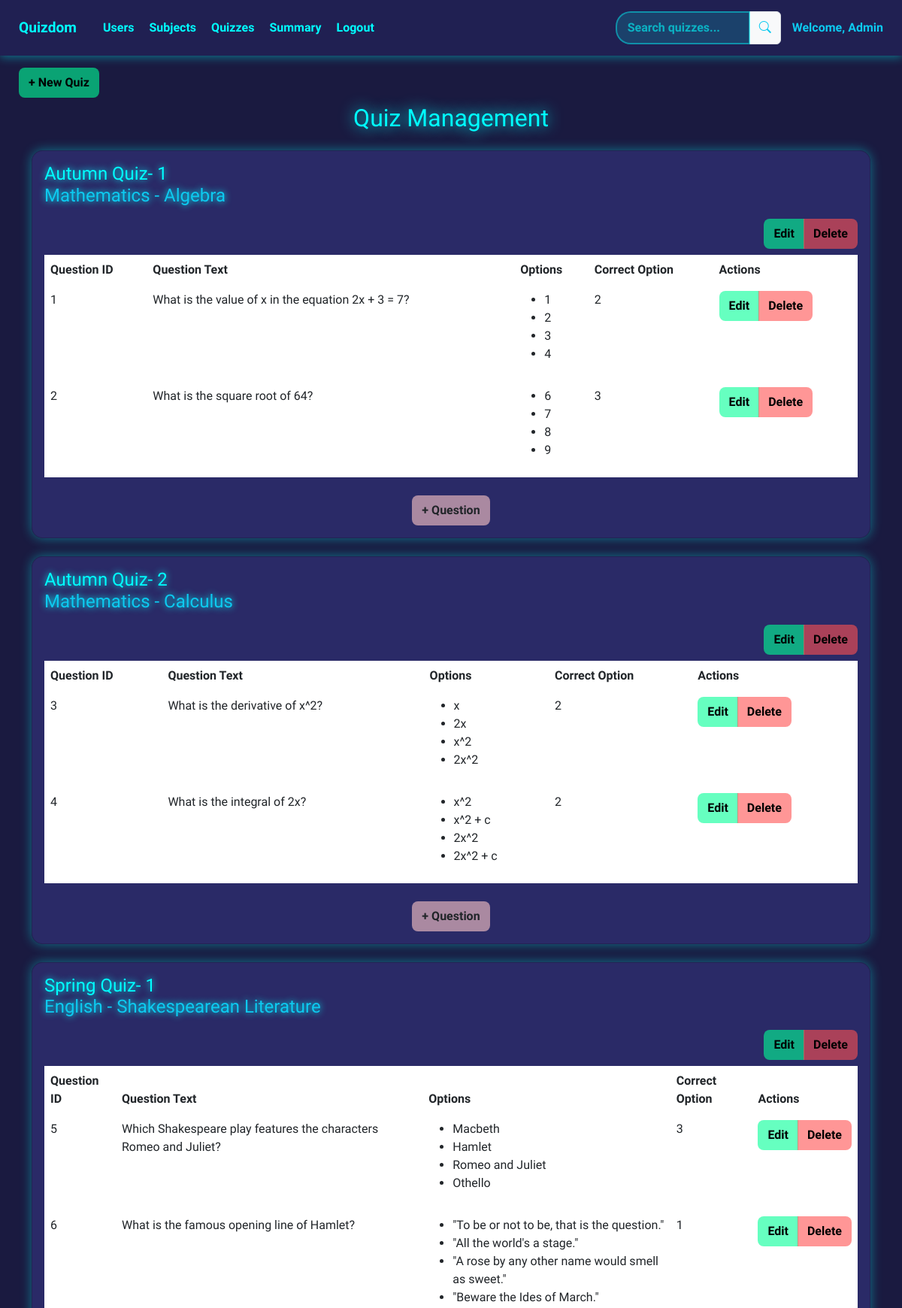
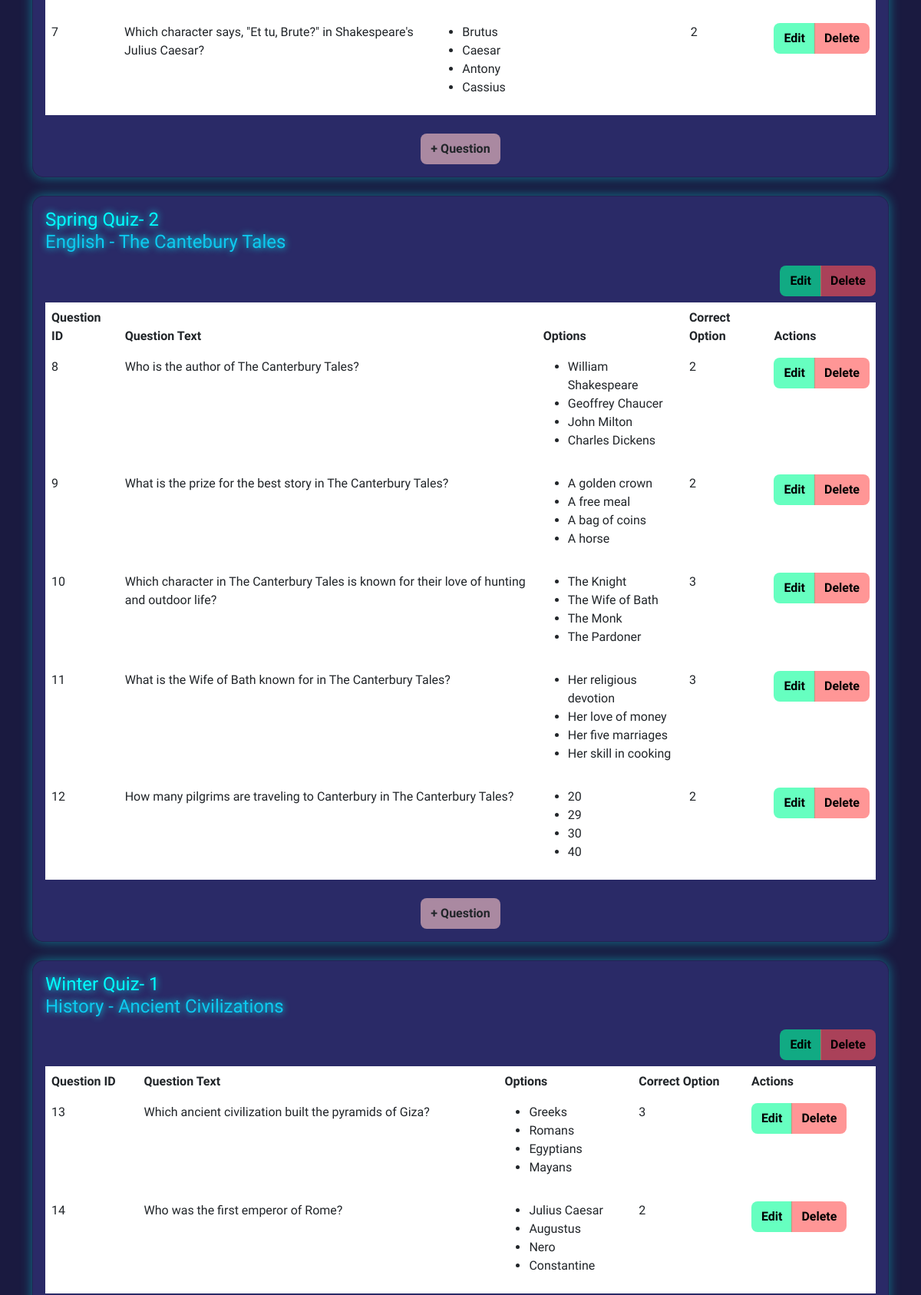
The page /Manage-Quizzes (upper part) on the database its author committed (2 pictures, top to bottom).
### main.py (models this page shows)
class Quiz(db.Model):
    id = db.Column(db.Integer, unique=True, primary_key=True)
    title = db.Column(db.String(100), nullable=False)
    chapter_id = db.Column(db.Integer, db.ForeignKey('chapter.id'), nullable=False)
    date_of_quiz = db.Column(db.DateTime, default=datetime.utcnow)
    time_duration = db.Column(db.Integer, nullable=False)
    remarks = db.Column(db.Text, nullable=False)
    questions = db.relationship('Question', back_populates='quiz', cascade="all, delete")
    chapter = db.relationship('Chapter', back_populates='quiz')
    scores = db.relationship('Score', back_populates='quiz', cascade="all, delete")

class Subject(db.Model):
    id = db.Column(db.Integer, primary_key=True)
    name = db.Column(db.String(100), nullable=False)
    description = db.Column(db.Text, nullable=False)
    chapters = db.relationship('Chapter', back_populates='subject', cascade="all, delete-orphan")

class Chapter(db.Model):
    id = db.Column(db.Integer, primary_key=True)
    title = db.Column(db.String(100), nullable=False)
    description = db.Column(db.Text, nullable=False)
    subject_id = db.Column(db.Integer, db.ForeignKey('subject.id'), nullable=False)
    subject = db.relationship('Subject', back_populates='chapters')
    quiz = db.relationship('Quiz', back_populates='chapter', cascade="all, delete")

class Question(db.Model):
    id = db.Column(db.Integer, unique=True, primary_key=True)
    quiz_id = db.Column(db.Integer, db.ForeignKey('quiz.id'), nullable=False)
    question_text = db.Column(db.Text, nullable=False)
    option1 = db.Column(db.String(100), nullable=False)
    option2 = db.Column(db.String(100), nullable=False)
    option3 = db.Column(db.String(100), nullable=False)
    option4 = db.Column(db.String(100), nullable=False)
    correct_option = db.Column(db.Integer, nullable=False)
    quiz = db.relationship('Quiz', back_populates='questions')

### main.py (the view)
@app.route('/Manage-Quizzes')
def manage_quizzes():
    search_query = request.args.get('search', '').lower()
    quizzes = Quiz.query.join(Chapter).join(Subject).filter(
        (Quiz.title.ilike(f'%{search_query}%')) |
        (Chapter.title.ilike(f'%{search_query}%')) |
        (Subject.name.ilike(f'%{search_query}%'))
    ).all()
    chapters = Chapter.query.all()
    return render_template('quiz_management.html', quizzes=quizzes, chapters=chapters)

### templates/quiz_management.html (shortened to what this page needs)
<!DOCTYPE html>
<html lang="en">
<head>
    <link href="https://cdn.jsdelivr.net/npm/bootstrap@5.3.0/dist/css/bootstrap.min.css" rel="stylesheet">
    <link rel="stylesheet" href="https://cdn.jsdelivr.net/npm/bootstrap-icons/font/bootstrap-icons.css">
</head>
<body>
<nav class="navigation">
    <div class="nav-links">
        <span class="brand">Quizdom</span>
        <a href="/Manage-Users">Users</a>
        <a href="/Manage-Subjects">Subjects</a>
        <a href="/Manage-Quizzes">Quizzes</a>
        <a href="/Admin-Summary">Summary</a>
        <a href="/">Logout</a>
    </div>
    <div class="nav-right">
        <form action="{{ url_for('manage_quizzes') }}" method="GET" class="input-group">
            <input type="text" name="search" class="search-box form-control" placeholder="Search quizzes...">
            <button type="submit" class="input-group-text text-info"><i class="bi bi-search"></i></button>
        </form>
        <span class="text-info fw-bold">Welcome, Admin</span>
    </div>
</nav>
<button type="button" class="btn btn-new-quiz" data-bs-toggle="modal" data-bs-target="#quizModal">+ New Quiz</button>
<div class="container mt-5 pb-5">
    <h1 class="dashboard-title">Quiz Management</h1>
    {% for quiz in quizzes %}
    <div class="row mt-4">
        <div class="col-12">
            <div class="card p-3">
                <h2>{{quiz.title}}
                <p class="text-info">{{quiz.chapter.subject.name}} - {{quiz.chapter.title}}</p>
                    <div class="btn-group" style="float: right;">
                        <button type="button" class="btn btn-custom btn-edit" data-bs-toggle="modal" data-bs-target="#editQuizModal{{quiz.id}}">Edit</button>
                        <a href="/Delete-Quiz/{{quiz.id}}" class="btn btn-custom btn-delete">Delete</a>
                    </div>
                </h2>
                <table class="table table-borderless text-light">
                    <thead>
                        <tr>
                            <th>Question ID</th>
                            <th>Question Text</th>
                            <th>Options</th>
                            <th>Correct Option</th>
                            <th>Actions</th>
                        </tr>
                    </thead>
                    <tbody>
                        {% for question in quiz.questions %}
                        <tr>
                            <td>{{question.id}}</td>
                            <td>{{question.question_text}}</td>
                            <td>
                                <ul>
                                    <li>{{question.option1}}</li>
                                    <li>{{question.option2}}</li>
                                    <li>{{question.option3}}</li>
                                    <li>{{question.option4}}</li>
                                </ul>
                            </td>
                            <td>{{question.correct_option}}</td>
                            <td>
                                <div class="btn-group">
                                    <a href="{{ url_for('edit_question', question_id=question.id) }}" class="btn btn-custom btn-edit">Edit</a>
                                    <a href="/Delete-Question/{{question.id}}" class="btn btn-custom btn-delete">Delete</a>
                                </div>
                            </td>
                        </tr>
                        {% endfor %}
                    </tbody>
                </table>
                <button type="button" class="btn btn-custom btn-add mt-2" data-bs-toggle="modal" data-bs-target="#questionModal{{quiz.id}}">+ Question</button>
            </div>
        </div>
    </div>
    {% endfor %}
</div>
</body>
</html>

### templates/quiz_management.html (style rules this page uses)
* { font-family: 'Orbitron', sans-serif; }
body { background-color: #1A1A40; color: #F2F2F2; padding-top: 70px; display: flex; flex-direction: column; min-height: 100vh; }
.navigation { position: fixed; top: 0; left: 0; width: 100%; display: flex; justify-content: space-between; align-items: center; background-color: rgba(34, 34, 85, 0.9); padding: 15px 25px; box-shadow: 0 2px 12px rgba(0, 255, 255, 0.4); z-index: 1000; }
.nav-links { display: flex; align-items: center; gap: 20px; }
.nav-links a { text-decoration: none; color: #00FFFF; font-weight: bold; transition: 0.3s; }
.brand { font-size: 1.2rem; font-weight: bold; color: #00FFFF; margin-right: 15px; }
.nav-right { display: flex; align-items: center; gap: 15px; }
.input-group { width: 220px; }
.search-box { padding: 8px 14px; border-radius: 20px; background-color: rgba(0, 255, 255, 0.15); color: #00FFFF; outline: none; border: 2px solid rgba(0, 255, 255, 0.5); font-weight: bold; transition: 0.3s; }
.search-box::placeholder { color: rgba(0, 255, 255, 0.6); }
.dashboard-title { text-align: center; color: #00FFFF; font-size: 2em; text-shadow: 0 0 20px #00FFFF; margin-top: 20px; }
.card { background: rgba(50, 50, 120, 0.7); box-shadow: 0 0 15px rgba(0, 255, 255, 0.4); transition: transform 0.3s; border-radius: 15px; }
.card h2 { color: #00FFFF; text-shadow: 0 0 10px #00FFFF; font-size: 1.5rem; }
.btn-custom { font-weight: bold; border-radius: 8px; padding: 7px 12px; }
.btn-edit { background-color: rgba(0, 255, 150, 0.6); color: #000; }
.btn-delete { background-color: rgba(255, 80, 80, 0.6); color: #000000; text-shadow: none; }
.btn-add { background-color: rgba(255, 200, 200, 0.6); display: block; margin: auto; }
.btn-new-quiz { background-color: rgba(0, 255, 150, 0.6); color: #000; font-weight: bold; font-family: 'Orbitron', sans-serif; border-radius: 8px; padding: 7px 12px; position: absolute; left: 25px; top: 90px; transition: 0.3s; }

### rows shown on the page
Quiz: title "Autumn Quiz- 1", chapter.subject.name "Mathematics", chapter "Algebra"
Question: id "1", question_text "What is the value of x in the equation 2x + 3 = 7?", option1 "1", option2 "2", option3 "3", option4 "4", correct_option "2"
Question: id "2", question_text "What is the square root of 64?", option1 "6", option2 "7", option3 "8", option4 "9", correct_option "3"
Quiz: title "Autumn Quiz- 2", chapter.subject.name "Mathematics", chapter "Calculus"
Question: id "3", question_text "What is the derivative of x^2?", option1 "x", option2 "2x", option3 "x^2", option4 "2x^2", correct_option "2"
Question: id "4", question_text "What is the integral of 2x?", option1 "x^2", option2 "x^2 + c", option3 "2x^2", option4 "2x^2 + c", correct_option "2"
Quiz: title "Spring Quiz- 1", chapter.subject.name "English", chapter "Shakespearean Literature"
Question: id "5", question_text "Which Shakespeare play features the characters Romeo and Juliet?", option1 "Macbeth", option2 "Hamlet", option3 "Romeo and Juliet", option4 "Othello", correct_option "3"
Question: id "6", question_text "What is the famous opening line of Hamlet?", option1 "\"To be or not to be, that is the question.\"", option2 "\"All the world's a stage.\"", option3 "\"A rose by any other name would smell as sweet.\"", option4 "\"Beware the Ides of March.\"", correct_option "1"
Question: id "7", question_text "Which character says, \"Et tu, Brute?\" in Shakespeare's Julius Caesar?", option1 "Brutus", option2 "Caesar", option3 "Antony", option4 "Cassius", correct_option "2"
Quiz: title "Spring Quiz- 2", chapter.subject.name "English", chapter "The Cantebury Tales"
Question: id "8", question_text "Who is the author of The Canterbury Tales?", option1 "William Shakespeare", option2 "Geoffrey Chaucer", option3 "John Milton", option4 "Charles Dickens", correct_option "2"
Question: id "9", question_text "What is the prize for the best story in The Canterbury Tales?", option1 "A golden crown", option2 "A free meal", option3 "A bag of coins", option4 "A horse", correct_option "2"
Question: id "10", question_text "Which character in The Canterbury Tales is known for their love of hunting and outdoor life?", option1 "The Knight", option2 "The Wife of Bath", option3 "The Monk", option4 "The Pardoner", correct_option "3"
Question: id "11", question_text "What is the Wife of Bath known for in The Canterbury Tales?", option1 "Her religious devotion", option2 "Her love of money", option3 "Her five marriages", option4 "Her skill in cooking", correct_option "3"
Question: id "12", question_text "How many pilgrims are traveling to Canterbury in The Canterbury Tales?", option1 "20", option2 "29", option3 "30", option4 "40", correct_option "2"
Quiz: title "Winter Quiz- 1", chapter.subject.name "History", chapter "Ancient Civilizations"
Question: id "13", question_text "Which ancient civilization built the pyramids of Giza?", option1 "Greeks", option2 "Romans", option3 "Egyptians", option4 "Mayans", correct_option "3"
Question: id "14", question_text "Who was the first emperor of Rome?", option1 "Julius Caesar", option2 "Augustus", option3 "Nero", option4 "Constantine", correct_option "2"
